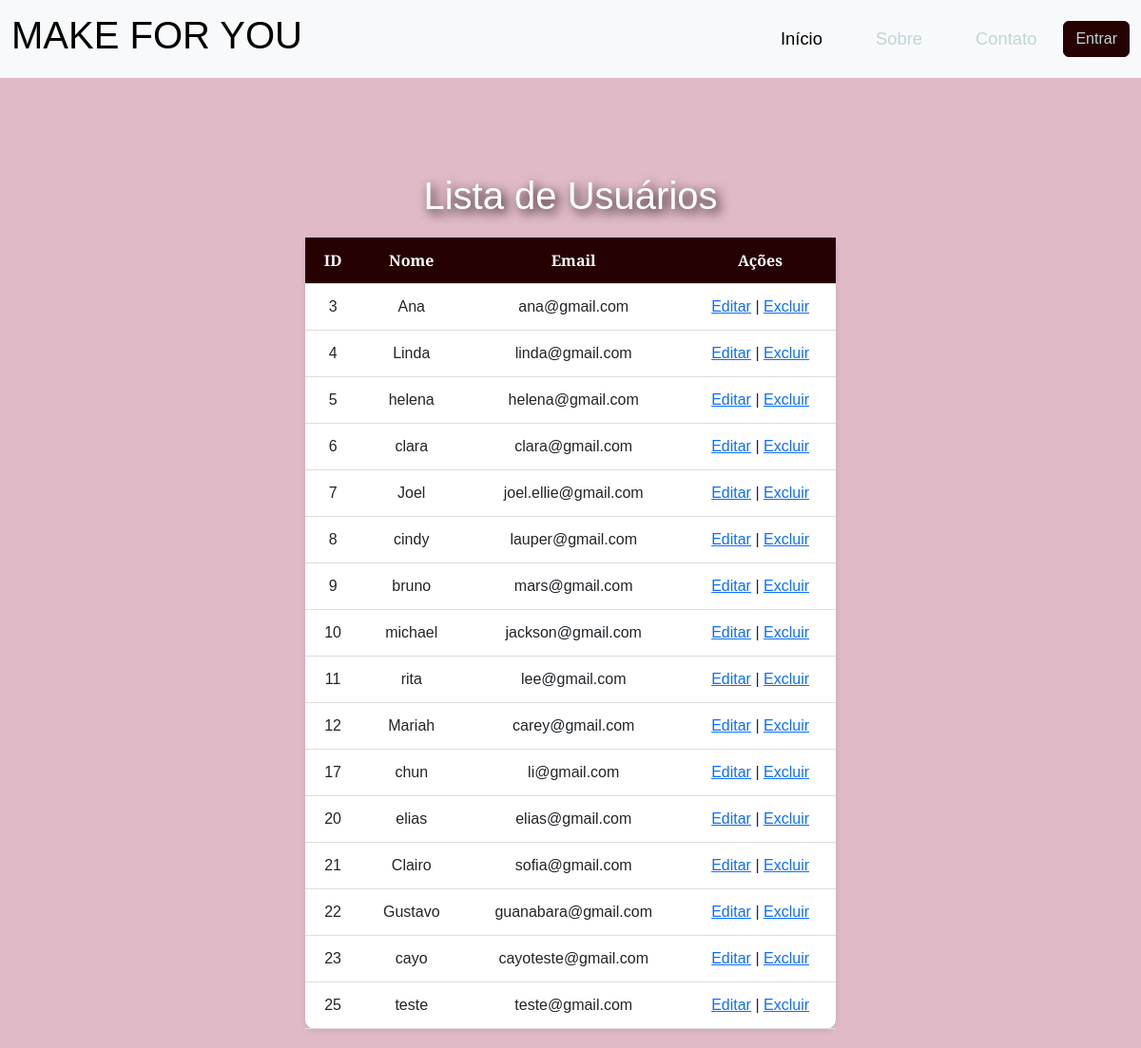
Page /listarUsuario.php on the committed database.
### tables this page shows
CREATE TABLE `usuario` (
  `id` int(11) NOT NULL,
  `nome` varchar(120) NOT NULL,
  `email` varchar(120) NOT NULL,
  `senha` varchar(120) NOT NULL
);

### ClassUsuarioDAO.php (called while the page is built, shortened)
<?php
class ClassUsuarioDAO {
    public function listarUsuario(){
        try{
        $pdo = Conexao::getInstance();
        $sql="select * from usuario";
        $stmt = $pdo->query($sql);
        return $stmt->fetchAll(PDO::FETCH_ASSOC);
        }catch(PDOException $erro){
            echo $erro->getMessage();
            return[];
        }
    }
}
?>

### listarUsuario.php (the view, shortened to what this page needs)
<?php
require_once 'ClassUsuarioDAO.php';
$dao = new ClassUsuarioDAO();
$usuarios = $dao->listarUsuario();
?>
<!DOCTYPE html>
<html lang="pt-br">
<head>
    <link href="https://cdn.jsdelivr.net/npm/bootstrap@5.3.3/dist/css/bootstrap.min.css" rel="stylesheet">
    <link rel="stylesheet" href="style.css">
</head>
<body>
<?php include 'header.php'; ?>
<div class="container">
    <div class="list-content">
        <h1>Lista de Usuários</h1>
        <table>
            <tr>
                <th>ID</th>
                <th>Nome</th>
                <th>Email</th>
                <th>Ações</th>
            </tr>
            <?php foreach ($usuarios as $usuario): ?>
                <tr>
                    <td><?= $usuario['id'] ?></td>
                    <td><?= $usuario['nome'] ?></td>
                    <td><?= $usuario['email'] ?></td>
                    <td>
                        <a href="editarUsuario.php?id=<?= $usuario['id'] ?>">Editar</a> |
                        <a href="excluirUsuario.php?id=<?= $usuario['id'] ?>" onclick="return confirm('Tem certeza que deseja excluir?')">Excluir</a>
                    </td>
                </tr>
            <?php endforeach; ?>
        </table>
    </div>
</div>
</body>
</html>

### header.php (shortened to what this page needs)
<header>
    <nav class="navbar navbar-expand-lg navbar-light bg-light">
        <div class="container-fluid">
            <a class="navbar-brand" aria-current="page" href="index.php"><h1>MAKE FOR YOU</h1></a>
            <div class="collapse navbar-collapse" id="navbarNav">
                <ul class="navbar-nav ms-auto mb-2 mb-lg-0">
                    <li class="nav-item">
                        <a class="nav-link active" aria-current="page" href="index.php">Início</a>
                    </li>
                    <li class="nav-item">
                        <a class="nav-link" href="#about">Sobre</a>
                    </li>
                    <li class="nav-item">
                        <a class="nav-link" href="https://w.app/gscced" target="_blank">Contato</a>
                    </li>
                </ul>
                <div class="d-flex">
                    <?php if (isset($_SESSION['logado']) && $_SESSION['logado'] === true): ?>
                        <span class="navbar-text me-3" style="color: #260101; font-weight: 500;">
                            Olá, <?php echo htmlspecialchars($_SESSION['usuario_nome']); ?>!
                        </span>
                        <a href="logout.php" class="btn btn-danger btn-sm">Sair</a>
                    <?php else: ?>
                        <a href="formulario.php" class="btn btn-secondary">Entrar</a>
                    <?php endif; ?>
                </div>
            </div>
        </div>
    </nav>
</header>

### style.css (style rules this page uses)
* { margin: 0; padding: 0; box-sizing: border-box; font-family: 'Playfair Display', sans-serif; }
body { background-color: rgba(191, 111, 140, 0.48); }
header { background-color: #260101; box-shadow: 0px, 3px, 10px #0e0000; }
.nav-item { margin: 0 20px; }
.nav-link { text-decoration: none; font-size: 1.15rem; color: #C1D4D9; font-weight: 400; }
.list-content table { width: 50%; margin: 20px auto; background-color: #fff; box-shadow: 0 2px 6px rgba(0,0,0,0.1); padding: 20px; border-radius: 10px; }
.list-content h1 { margin-top: 100px; text-align: center; color: white; text-shadow: #0e0000 0.1em 0.1em 0.3em; }
th,td { padding: 12px 15px; border-bottom: 1px solid #ddd; text-align: center; }
th { background-color: #260101; color: white; }
.btn-secondary { background-color: #260101 !important; border-color: #260101 !important; color: #C1D4D9 !important; font-weight: 500; }
.list-members th,td { padding: 12px 15px; border-bottom: 1px solid #ddd; text-align: center; }

### rows in the picture
usuario: id "3", nome "Ana", email "ana@gmail.com"
usuario: id "4", nome "Linda", email "linda@gmail.com"
usuario: id "5", nome "helena", email "helena@gmail.com"
usuario: id "6", nome "clara", email "clara@gmail.com"
usuario: id "7", nome "Joel", email "joel.ellie@gmail.com"
usuario: id "8", nome "cindy", email "lauper@gmail.com"
usuario: id "9", nome "bruno", email "mars@gmail.com"
usuario: id "10", nome "michael", email "jackson@gmail.com"
usuario: id "11", nome "rita", email "lee@gmail.com"
usuario: id "12", nome "Mariah", email "carey@gmail.com"
usuario: id "17", nome "chun", email "li@gmail.com"
usuario: id "20", nome "elias", email "elias@gmail.com"
usuario: id "21", nome "Clairo", email "sofia@gmail.com"
usuario: id "22", nome "Gustavo", email "guanabara@gmail.com"
usuario: id "23", nome "cayo", email "cayoteste@gmail.com"
usuario: id "25", nome "teste", email "teste@gmail.com"
